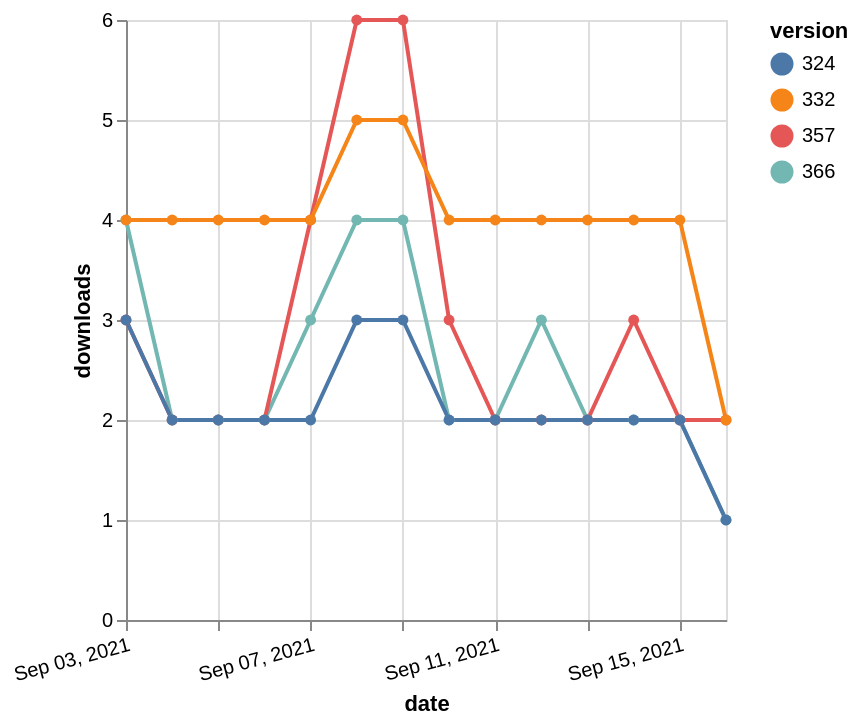

The Vega-Lite source for this figure:
### Vega-Lite specification from a JSON file in a GitHub repository (floating-point values rounded to 4 significant figures)
{"$schema": "https://vega.github.io/schema/vega-lite/v5.json", "description": "A simple bar chart with embedded data.", "data": {"values": [{"date": "2021-09-03", "total": 2566, "delta": 4, "version": "366"}, {"date": "2021-09-04", "total": 2568, "delta": 2, "version": "366"}, {"date": "2021-09-05", "total": 2570, "delta": 2, "version": "366"}, {"date": "2021-09-06", "total": 2572, "delta": 2, "version": "366"}, {"date": "2021-09-07", "total": 2575, "delta": 3, "version": "366"}, {"date": "2021-09-08", "total": 2579, "delta": 4, "version": "366"}, {"date": "2021-09-09", "total": 2583, "delta": 4, "version": "366"}, {"date": "2021-09-10", "total": 2585, "delta": 2, "version": "366"}, {"date": "2021-09-11", "total": 2587, "delta": 2, "version": "366"}, {"date": "2021-09-12", "total": 2590, "delta": 3, "version": "366"}, {"date": "2021-09-13", "total": 2592, "delta": 2, "version": "366"}, {"date": "2021-09-14", "total": 2594, "delta": 2, "version": "366"}, {"date": "2021-09-15", "total": 2596, "delta": 2, "version": "366"}, {"date": "2021-09-16", "total": 2597, "delta": 1, "version": "366"}, {"date": "2021-09-03", "total": 3038, "delta": 3, "version": "357"}, {"date": "2021-09-04", "total": 3040, "delta": 2, "version": "357"}, {"date": "2021-09-05", "total": 3042, "delta": 2, "version": "357"}, {"date": "2021-09-06", "total": 3044, "delta": 2, "version": "357"}, {"date": "2021-09-07", "total": 3048, "delta": 4, "version": "357"}, {"date": "2021-09-08", "total": 3054, "delta": 6, "version": "357"}, {"date": "2021-09-09", "total": 3060, "delta": 6, "version": "357"}, {"date": "2021-09-10", "total": 3063, "delta": 3, "version": "357"}, {"date": "2021-09-11", "total": 3065, "delta": 2, "version": "357"}, {"date": "2021-09-12", "total": 3067, "delta": 2, "version": "357"}, {"date": "2021-09-13", "total": 3069, "delta": 2, "version": "357"}, {"date": "2021-09-14", "total": 3072, "delta": 3, "version": "357"}, {"date": "2021-09-15", "total": 3074, "delta": 2, "version": "357"}, {"date": "2021-09-16", "total": 3076, "delta": 2, "version": "357"}, {"date": "2021-09-03", "total": 4910, "delta": 4, "version": "332"}, {"date": "2021-09-04", "total": 4914, "delta": 4, "version": "332"}, {"date": "2021-09-05", "total": 4918, "delta": 4, "version": "332"}, {"date": "2021-09-06", "total": 4922, "delta": 4, "version": "332"}, {"date": "2021-09-07", "total": 4926, "delta": 4, "version": "332"}, {"date": "2021-09-08", "total": 4931, "delta": 5, "version": "332"}, {"date": "2021-09-09", "total": 4936, "delta": 5, "version": "332"}, {"date": "2021-09-10", "total": 4940, "delta": 4, "version": "332"}, {"date": "2021-09-11", "total": 4944, "delta": 4, "version": "332"}, {"date": "2021-09-12", "total": 4948, "delta": 4, "version": "332"}, {"date": "2021-09-13", "total": 4952, "delta": 4, "version": "332"}, {"date": "2021-09-14", "total": 4956, "delta": 4, "version": "332"}, {"date": "2021-09-15", "total": 4960, "delta": 4, "version": "332"}, {"date": "2021-09-16", "total": 4962, "delta": 2, "version": "332"}, {"date": "2021-09-03", "total": 2628, "delta": 3, "version": "324"}, {"date": "2021-09-04", "total": 2630, "delta": 2, "version": "324"}, {"date": "2021-09-05", "total": 2632, "delta": 2, "version": "324"}, {"date": "2021-09-06", "total": 2634, "delta": 2, "version": "324"}, {"date": "2021-09-07", "total": 2636, "delta": 2, "version": "324"}, {"date": "2021-09-08", "total": 2639, "delta": 3, "version": "324"}, {"date": "2021-09-09", "total": 2642, "delta": 3, "version": "324"}, {"date": "2021-09-10", "total": 2644, "delta": 2, "version": "324"}, {"date": "2021-09-11", "total": 2646, "delta": 2, "version": "324"}, {"date": "2021-09-12", "total": 2648, "delta": 2, "version": "324"}, {"date": "2021-09-13", "total": 2650, "delta": 2, "version": "324"}, {"date": "2021-09-14", "total": 2652, "delta": 2, "version": "324"}, {"date": "2021-09-15", "total": 2654, "delta": 2, "version": "324"}, {"date": "2021-09-16", "total": 2655, "delta": 1, "version": "324"}]}, "width": "container", "mark": {"type": "line", "point": {"filled": true}}, "encoding": {"x": {"field": "date", "type": "temporal", "timeUnit": "yearmonthdate", "title": "date", "axis": {"labelAngle": -15}}, "y": {"field": "delta", "type": "quantitative", "title": "downloads"}, "color": {"field": "version", "type": "nominal"}, "tooltip": {"field": "delta"}}}
